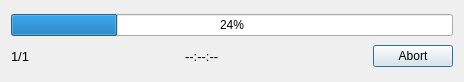
<?xml version="1.0" encoding="UTF-8"?>
<ui version="4.0">
 <class>StatusDialog</class>
 <widget class="QDialog" name="StatusDialog">
  <property name="geometry">
   <rect>
    <x>0</x>
    <y>0</y>
    <width>464</width>
    <height>82</height>
   </rect>
  </property>
  <property name="windowTitle">
   <string>Export...</string>
  </property>
  <layout class="QGridLayout" name="gridLayout">
   <item row="0" column="0">
    <widget class="QProgressBar" name="progressBar">
     <property name="value">
      <number>24</number>
     </property>
    </widget>
   </item>
   <item row="1" column="0">
    <layout class="QHBoxLayout" name="horizontalLayout">
     <item>
      <widget class="QLabel" name="label">
       <property name="font">
        <font>
         <pointsize>10</pointsize>
        </font>
       </property>
       <property name="text">
        <string>1/1</string>
       </property>
      </widget>
     </item>
     <item>
      <spacer name="horizontalSpacer">
       <property name="orientation">
        <enum>Qt::Horizontal</enum>
       </property>
       <property name="sizeHint" stdset="0">
        <size>
         <width>40</width>
         <height>20</height>
        </size>
       </property>
      </spacer>
     </item>
     <item>
      <widget class="QLabel" name="labelEstimatedTime">
       <property name="font">
        <font>
         <pointsize>10</pointsize>
        </font>
       </property>
       <property name="text">
        <string>--:--:--</string>
       </property>
      </widget>
     </item>
     <item>
      <spacer name="horizontalSpacer_2">
       <property name="orientation">
        <enum>Qt::Horizontal</enum>
       </property>
       <property name="sizeHint" stdset="0">
        <size>
         <width>40</width>
         <height>20</height>
        </size>
       </property>
      </spacer>
     </item>
     <item>
      <widget class="QPushButton" name="pushButtonAbort">
       <property name="text">
        <string>Abort</string>
       </property>
      </widget>
     </item>
    </layout>
   </item>
  </layout>
 </widget>
 <resources/>
 <connections/>
</ui>
